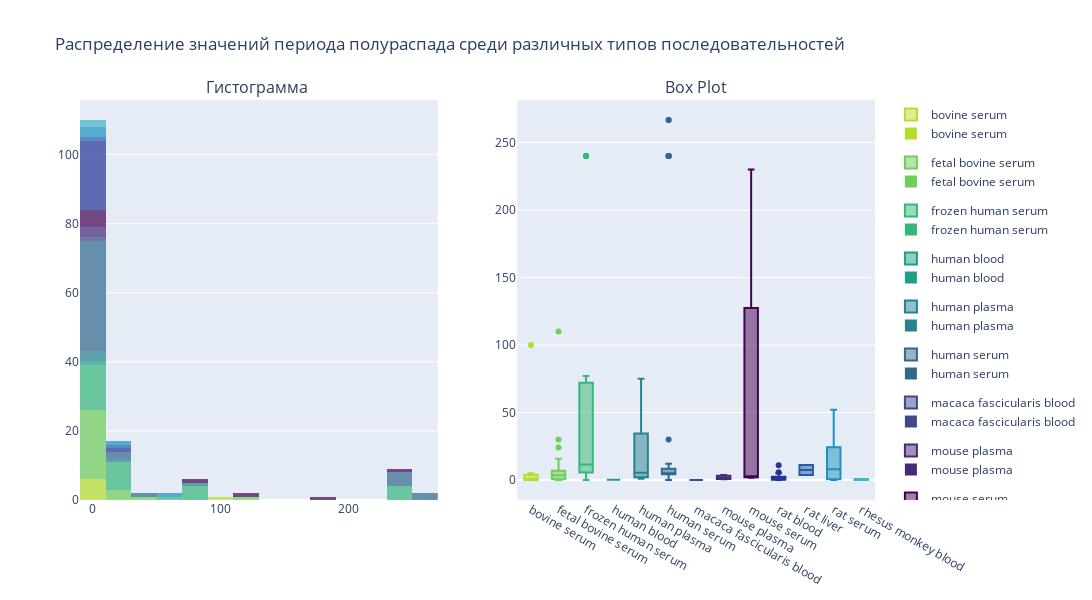

Notebook cell for this chart:
### Code cell
# Создание подграфиков
fig = make_subplots(rows=1, cols=2, subplot_titles=("Гистограмма ", "Box Plot"), column_widths=[0.5, 0.5])

# Добавление гистограммы
hist_fig = px.histogram(df, x = "Stability t1/2, h", color = 'Environment',
         color_discrete_sequence = colors, category_orders={"Environment": sorted(df['Environment'].unique())},
         opacity = 0.7)


for trace in hist_fig['data']:
    fig.add_trace(trace, row=1, col=1)

# Добавление box диаграммы
counts_dict = df.groupby('Environment').size().to_dict()  # Получаем количество значений для каждой категории в словарь
box_fig = px.box(df, y="Stability t1/2, h", x="Environment", color="Environment",
        color_discrete_sequence=colors, category_orders={"Environment": sorted(df['Environment'].unique())},
        hover_data={'Environment': True})  

# Настраиваем hovertemplate для отображения количества значений
for trace in box_fig['data']:
    trace.hovertemplate = 'Environment: %{x}<br>Count: %{hovertext}<extra></extra>'
    trace.hovertext = [counts_dict[cat] for cat in trace.x]  # Назначаем количество значений для каждого следа
    fig.add_trace(trace, row=1, col=2)  # Добавляем каждый след на график

# Настройка макета
fig.update_layout(barmode='stack', showlegend=True, title_text="Распределение значений периода полураспада среди различных типов последовательностей", height=600,  width=1200) 

fig.show()

### Figure 1 — Plotly figure (JSON) as saved in the notebook; plotly's stock layout.template omitted (floating-point values rounded to 4 significant figures)
{"data": [{"alignmentgroup": "True", "bingroup": "x", "hovertemplate": "Environment=bovine serum<br>Stability t1/2, h=%{x}<br>count=%{y}<extra></extra>", "legendgroup": "bovine serum", "marker": {"color": "#b5de2b", "opacity": 0.7, "pattern": {"shape": ""}}, "name": "bovine serum", "offsetgroup": "bovine serum", "orientation": "v", "showlegend": true, "type": "histogram", "x": [0.74, 0.016, 100, 5, 0.12, 0.05, 0.05], "xaxis": "x", "yaxis": "y"}, {"alignmentgroup": "True", "bingroup": "x", "hovertemplate": "Environment=fetal bovine serum<br>Stability t1/2, h=%{x}<br>count=%{y}<extra></extra>", "legendgroup": "fetal bovine serum", "marker": {"color": "#6ece58", "opacity": 0.7, "pattern": {"shape": ""}}, "name": "fetal bovine serum", "offsetgroup": "fetal bovine serum", "orientation": "v", "showlegend": true, "type": "histogram", "x": [6, 0.5, 24, 4.8, 9.4, 0.8, 0.6, 4, 5.9, 2.8, 2.7, 5.1, 3.5, 3.4, 2, 0.5, 30, 110, 10, 5, 0.08, 0.08, 0.08, 0.08, 15.73], "xaxis": "x", "yaxis": "y"}, {"alignmentgroup": "True", "bingroup": "x", "hovertemplate": "Environment=frozen human serum<br>Stability t1/2, h=%{x}<br>count=%{y}<extra></extra>", "legendgroup": "frozen human serum", "marker": {"color": "#35b779", "opacity": 0.7, "pattern": {"shape": ""}}, "name": "frozen human serum", "offsetgroup": "frozen human serum", "orientation": "v", "showlegend": true, "type": "histogram", "x": [72, 72, 50, 5.5, 77, 8.5, 0.042, 0.67, 2.8, 16, 6, 9.9, 11, 240, 240, 240, 240, 8, 6, 2, 75, 21, 1.5, 10, 4, 5, 17, 15, 15, 12], "xaxis": "x", "yaxis": "y"}, {"alignmentgroup": "True", "bingroup": "x", "hovertemplate": "Environment=human blood<br>Stability t1/2, h=%{x}<br>count=%{y}<extra></extra>", "legendgroup": "human blood", "marker": {"color": "#1f9e89", "opacity": 0.7, "pattern": {"shape": ""}}, "name": "human blood", "offsetgroup": "human blood", "orientation": "v", "showlegend": true, "type": "histogram", "x": [0.18], "xaxis": "x", "yaxis": "y"}, {"alignmentgroup": "True", "bingroup": "x", "hovertemplate": "Environment=human plasma<br>Stability t1/2, h=%{x}<br>count=%{y}<extra></extra>", "legendgroup": "human plasma", "marker": {"color": "#26828e", "opacity": 0.7, "pattern": {"shape": ""}}, "name": "human plasma", "offsetgroup": "human plasma", "orientation": "v", "showlegend": true, "type": "histogram", "x": [75, 21, 1.01, 5.32, 2.37], "xaxis": "x", "yaxis": "y"}, {"alignmentgroup": "True", "bingroup": "x", "hovertemplate": "Environment=human serum<br>Stability t1/2, h=%{x}<br>count=%{y}<extra></extra>", "legendgroup": "human serum", "marker": {"color": "#31688e", "opacity": 0.7, "pattern": {"shape": ""}}, "name": "human serum", "offsetgroup": "human serum", "orientation": "v", "showlegend": true, "type": "histogram", "x": [0.002, 0.002, 0.002, 2, 0.25, 0.002, 4.33, 4.17, 5.33, 4.17, 6.67, 4.17, 6.33, 5, 5, 5, 4.17, 4.17, 4.67, 8.33, 5.83, 8.33, 8.33, 8.33, 5, 8.33, 5, 5, 266.7, 266.7, 8.2, 4.9, 12, 10, 240, 240, 240, 240, 3.8, 0.33, 30], "xaxis": "x", "yaxis": "y"}, {"alignmentgroup": "True", "bingroup": "x", "hovertemplate": "Environment=macaca fascicularis blood<br>Stability t1/2, h=%{x}<br>count=%{y}<extra></extra>", "legendgroup": "macaca fascicularis blood", "marker": {"color": "#3e4989", "opacity": 0.7, "pattern": {"shape": ""}}, "name": "macaca fascicularis blood", "offsetgroup": "macaca fascicularis blood", "orientation": "v", "showlegend": true, "type": "histogram", "x": [0.03], "xaxis": "x", "yaxis": "y"}, {"alignmentgroup": "True", "bingroup": "x", "hovertemplate": "Environment=mouse plasma<br>Stability t1/2, h=%{x}<br>count=%{y}<extra></extra>", "legendgroup": "mouse plasma", "marker": {"color": "#482878", "opacity": 0.7, "pattern": {"shape": ""}}, "name": "mouse plasma", "offsetgroup": "mouse plasma", "orientation": "v", "showlegend": true, "type": "histogram", "x": [0.64, 3.78, 1.05], "xaxis": "x", "yaxis": "y"}, {"alignmentgroup": "True", "bingroup": "x", "hovertemplate": "Environment=mouse serum<br>Stability t1/2, h=%{x}<br>count=%{y}<extra></extra>", "legendgroup": "mouse serum", "marker": {"color": "#440154", "opacity": 0.7, "pattern": {"shape": ""}}, "name": "mouse serum", "offsetgroup": "mouse serum", "orientation": "v", "showlegend": true, "type": "histogram", "x": [1.8, 1.6, 2.5, 2.2, 180, 110, 230, 75, 2.5], "xaxis": "x", "yaxis": "y"}, {"alignmentgroup": "True", "bingroup": "x", "hovertemplate": "Environment=rat blood<br>Stability t1/2, h=%{x}<br>count=%{y}<extra></extra>", "legendgroup": "rat blood", "marker": {"color": "#253494", "opacity": 0.7, "pattern": {"shape": ""}}, "name": "rat blood", "offsetgroup": "rat blood", "orientation": "v", "showlegend": true, "type": "histogram", "x": [1.89, 5.09, 4.23, 11, 5.8, 0.08, 0.1, 0.53, 0.97, 0.165, 0.178, 0.86, 1.17, 3.8, 0.05, 0.285, 0.12, 0.375, 0.2, 0.253, 0.54], "xaxis": "x", "yaxis": "y"}, {"alignmentgroup": "True", "bingroup": "x", "hovertemplate": "Environment=rat liver<br>Stability t1/2, h=%{x}<br>count=%{y}<extra></extra>", "legendgroup": "rat liver", "marker": {"color": "#225ea8", "opacity": 0.7, "pattern": {"shape": ""}}, "name": "rat liver", "offsetgroup": "rat liver", "orientation": "v", "showlegend": true, "type": "histogram", "x": [11.03, 3.79], "xaxis": "x", "yaxis": "y"}, {"alignmentgroup": "True", "bingroup": "x", "hovertemplate": "Environment=rat serum<br>Stability t1/2, h=%{x}<br>count=%{y}<extra></extra>", "legendgroup": "rat serum", "marker": {"color": "#1d91c0", "opacity": 0.7, "pattern": {"shape": ""}}, "name": "rat serum", "offsetgroup": "rat serum", "orientation": "v", "showlegend": true, "type": "histogram", "x": [0.6, 8, 0.08, 15, 52], "xaxis": "x", "yaxis": "y"}, {"alignmentgroup": "True", "bingroup": "x", "hovertemplate": "Environment=rhesus monkey blood<br>Stability t1/2, h=%{x}<br>count=%{y}<extra></extra>", "legendgroup": "rhesus monkey blood", "marker": {"color": "#41b6c4", "opacity": 0.7, "pattern": {"shape": ""}}, "name": "rhesus monkey blood", "offsetgroup": "rhesus monkey blood", "orientation": "v", "showlegend": true, "type": "histogram", "x": [0.08, 0.8], "xaxis": "x", "yaxis": "y"}, {"alignmentgroup": "True", "hovertemplate": "Environment: %{x}<br>Count: %{hovertext}<extra></extra>", "hovertext": ["7", "7", "7", "7", "7", "7", "7"], "legendgroup": "bovine serum", "marker": {"color": "#b5de2b"}, "name": "bovine serum", "notched": false, "offsetgroup": "bovine serum", "orientation": "v", "showlegend": true, "type": "box", "x": ["bovine serum", "bovine serum", "bovine serum", "bovine serum", "bovine serum", "bovine serum", "bovine serum"], "x0": " ", "xaxis": "x2", "y": [0.74, 0.016, 100, 5, 0.12, 0.05, 0.05], "y0": " ", "yaxis": "y2"}, {"alignmentgroup": "True", "hovertemplate": "Environment: %{x}<br>Count: %{hovertext}<extra></extra>", "hovertext": ["25", "25", "25", "25", "25", "25", "25", "25", "25", "25", "25", "25", "25", "25", "25", "25", "25", "25", "25", "25", "25", "25", "25", "25", "25"], "legendgroup": "fetal bovine serum", "marker": {"color": "#6ece58"}, "name": "fetal bovine serum", "notched": false, "offsetgroup": "fetal bovine serum", "orientation": "v", "showlegend": true, "type": "box", "x": ["fetal bovine serum", "fetal bovine serum", "fetal bovine serum", "fetal bovine serum", "fetal bovine serum", "fetal bovine serum", "fetal bovine serum", "fetal bovine serum", "fetal bovine serum", "fetal bovine serum", "fetal bovine serum", "fetal bovine serum", "fetal bovine serum", "fetal bovine serum", "fetal bovine serum", "fetal bovine serum", "fetal bovine serum", "fetal bovine serum", "fetal bovine serum", "fetal bovine serum", "fetal bovine serum", "fetal bovine serum", "fetal bovine serum", "fetal bovine serum", "fetal bovine serum"], "x0": " ", "xaxis": "x2", "y": [6, 0.5, 24, 4.8, 9.4, 0.8, 0.6, 4, 5.9, 2.8, 2.7, 5.1, 3.5, 3.4, 2, 0.5, 30, 110, 10, 5, 0.08, 0.08, 0.08, 0.08, 15.73], "y0": " ", "yaxis": "y2"}, {"alignmentgroup": "True", "hovertemplate": "Environment: %{x}<br>Count: %{hovertext}<extra></extra>", "hovertext": ["30", "30", "30", "30", "30", "30", "30", "30", "30", "30", "30", "30", "30", "30", "30", "30", "30", "30", "30", "30", "30", "30", "30", "30", "30", "30", "30", "30", "30", "30"], "legendgroup": "frozen human serum", "marker": {"color": "#35b779"}, "name": "frozen human serum", "notched": false, "offsetgroup": "frozen human serum", "orientation": "v", "showlegend": true, "type": "box", "x": ["frozen human serum", "frozen human serum", "frozen human serum", "frozen human serum", "frozen human serum", "frozen human serum", "frozen human serum", "frozen human serum", "frozen human serum", "frozen human serum", "frozen human serum", "frozen human serum", "frozen human serum", "frozen human serum", "frozen human serum", "frozen human serum", "frozen human serum", "frozen human serum", "frozen human serum", "frozen human serum", "frozen human serum", "frozen human serum", "frozen human serum", "frozen human serum", "frozen human serum", "frozen human serum", "frozen human serum", "frozen human serum", "frozen human serum", "frozen human serum"], "x0": " ", "xaxis": "x2", "y": [72, 72, 50, 5.5, 77, 8.5, 0.042, 0.67, 2.8, 16, 6, 9.9, 11, 240, 240, 240, 240, 8, 6, 2, 75, 21, 1.5, 10, 4, 5, 17, 15, 15, 12], "y0": " ", "yaxis": "y2"}, {"alignmentgroup": "True", "hovertemplate": "Environment: %{x}<br>Count: %{hovertext}<extra></extra>", "hovertext": ["1"], "legendgroup": "human blood", "marker": {"color": "#1f9e89"}, "name": "human blood", "notched": false, "offsetgroup": "human blood", "orientation": "v", "showlegend": true, "type": "box", "x": ["human blood"], "x0": " ", "xaxis": "x2", "y": [0.18], "y0": " ", "yaxis": "y2"}, {"alignmentgroup": "True", "hovertemplate": "Environment: %{x}<br>Count: %{hovertext}<extra></extra>", "hovertext": ["5", "5", "5", "5", "5"], "legendgroup": "human plasma", "marker": {"color": "#26828e"}, "name": "human plasma", "notched": false, "offsetgroup": "human plasma", "orientation": "v", "showlegend": true, "type": "box", "x": ["human plasma", "human plasma", "human plasma", "human plasma", "human plasma"], "x0": " ", "xaxis": "x2", "y": [75, 21, 1.01, 5.32, 2.37], "y0": " ", "yaxis": "y2"}, {"alignmentgroup": "True", "hovertemplate": "Environment: %{x}<br>Count: %{hovertext}<extra></extra>", "hovertext": ["41", "41", "41", "41", "41", "41", "41", "41", "41", "41", "41", "41", "41", "41", "41", "41", "41", "41", "41", "41", "41", "41", "41", "41", "41", "41", "41", "41", "41", "41", "41", "41", "41", "41", "41", "41", "41", "41", "41", "41", "41"], "legendgroup": "human serum", "marker": {"color": "#31688e"}, "name": "human serum", "notched": false, "offsetgroup": "human serum", "orientation": "v", "showlegend": true, "type": "box", "x": ["human serum", "human serum", "human serum", "human serum", "human serum", "human serum", "human serum", "human serum", "human serum", "human serum", "human serum", "human serum", "human serum", "human serum", "human serum", "human serum", "human serum", "human serum", "human serum", "human serum", "human serum", "human serum", "human serum", "human serum", "human serum", "human serum", "human serum", "human serum", "human serum", "human serum", "human serum", "human serum", "human serum", "human serum", "human serum", "human serum", "human serum", "human serum", "human serum", "human serum", "human serum"], "x0": " ", "xaxis": "x2", "y": [0.002, 0.002, 0.002, 2, 0.25, 0.002, 4.33, 4.17, 5.33, 4.17, 6.67, 4.17, 6.33, 5, 5, 5, 4.17, 4.17, 4.67, 8.33, 5.83, 8.33, 8.33, 8.33, 5, 8.33, 5, 5, 266.7, 266.7, 8.2, 4.9, 12, 10, 240, 240, 240, 240, 3.8, 0.33, 30], "y0": " ", "yaxis": "y2"}, {"alignmentgroup": "True", "hovertemplate": "Environment: %{x}<br>Count: %{hovertext}<extra></extra>", "hovertext": ["1"], "legendgroup": "macaca fascicularis blood", "marker": {"color": "#3e4989"}, "name": "macaca fascicularis blood", "notched": false, "offsetgroup": "macaca fascicularis blood", "orientation": "v", "showlegend": true, "type": "box", "x": ["macaca fascicularis blood"], "x0": " ", "xaxis": "x2", "y": [0.03], "y0": " ", "yaxis": "y2"}, {"alignmentgroup": "True", "hovertemplate": "Environment: %{x}<br>Count: %{hovertext}<extra></extra>", "hovertext": ["3", "3", "3"], "legendgroup": "mouse plasma", "marker": {"color": "#482878"}, "name": "mouse plasma", "notched": false, "offsetgroup": "mouse plasma", "orientation": "v", "showlegend": true, "type": "box", "x": ["mouse plasma", "mouse plasma", "mouse plasma"], "x0": " ", "xaxis": "x2", "y": [0.64, 3.78, 1.05], "y0": " ", "yaxis": "y2"}, {"alignmentgroup": "True", "hovertemplate": "Environment: %{x}<br>Count: %{hovertext}<extra></extra>", "hovertext": ["9", "9", "9", "9", "9", "9", "9", "9", "9"], "legendgroup": "mouse serum", "marker": {"color": "#440154"}, "name": "mouse serum", "notched": false, "offsetgroup": "mouse serum", "orientation": "v", "showlegend": true, "type": "box", "x": ["mouse serum", "mouse serum", "mouse serum", "mouse serum", "mouse serum", "mouse serum", "mouse serum", "mouse serum", "mouse serum"], "x0": " ", "xaxis": "x2", "y": [1.8, 1.6, 2.5, 2.2, 180, 110, 230, 75, 2.5], "y0": " ", "yaxis": "y2"}, {"alignmentgroup": "True", "hovertemplate": "Environment: %{x}<br>Count: %{hovertext}<extra></extra>", "hovertext": ["21", "21", "21", "21", "21", "21", "21", "21", "21", "21", "21", "21", "21", "21", "21", "21", "21", "21", "21", "21", "21"], "legendgroup": "rat blood", "marker": {"color": "#253494"}, "name": "rat blood", "notched": false, "offsetgroup": "rat blood", "orientation": "v", "showlegend": true, "type": "box", "x": ["rat blood", "rat blood", "rat blood", "rat blood", "rat blood", "rat blood", "rat blood", "rat blood", "rat blood", "rat blood", "rat blood", "rat blood", "rat blood", "rat blood", "rat blood", "rat blood", "rat blood", "rat blood", "rat blood", "rat blood", "rat blood"], "x0": " ", "xaxis": "x2", "y": [1.89, 5.09, 4.23, 11, 5.8, 0.08, 0.1, 0.53, 0.97, 0.165, 0.178, 0.86, 1.17, 3.8, 0.05, 0.285, 0.12, 0.375, 0.2, 0.253, 0.54], "y0": " ", "yaxis": "y2"}, {"alignmentgroup": "True", "hovertemplate": "Environment: %{x}<br>Count: %{hovertext}<extra></extra>", "hovertext": ["2", "2"], "legendgroup": "rat liver", "marker": {"color": "#225ea8"}, "name": "rat liver", "notched": false, "offsetgroup": "rat liver", "orientation": "v", "showlegend": true, "type": "box", "x": ["rat liver", "rat liver"], "x0": " ", "xaxis": "x2", "y": [11.03, 3.79], "y0": " ", "yaxis": "y2"}, {"alignmentgroup": "True", "hovertemplate": "Environment: %{x}<br>Count: %{hovertext}<extra></extra>", "hovertext": ["5", "5", "5", "5", "5"], "legendgroup": "rat serum", "marker": {"color": "#1d91c0"}, "name": "rat serum", "notched": false, "offsetgroup": "rat serum", "orientation": "v", "showlegend": true, "type": "box", "x": ["rat serum", "rat serum", "rat serum", "rat serum", "rat serum"], "x0": " ", "xaxis": "x2", "y": [0.6, 8, 0.08, 15, 52], "y0": " ", "yaxis": "y2"}, {"alignmentgroup": "True", "hovertemplate": "Environment: %{x}<br>Count: %{hovertext}<extra></extra>", "hovertext": ["2", "2"], "legendgroup": "rhesus monkey blood", "marker": {"color": "#41b6c4"}, "name": "rhesus monkey blood", "notched": false, "offsetgroup": "rhesus monkey blood", "orientation": "v", "showlegend": true, "type": "box", "x": ["rhesus monkey blood", "rhesus monkey blood"], "x0": " ", "xaxis": "x2", "y": [0.08, 0.8], "y0": " ", "yaxis": "y2"}], "layout": {"annotations": [{"font": {"size": 16}, "showarrow": false, "text": "Гистограмма ", "x": 0.225, "xanchor": "center", "xref": "paper", "y": 1, "yanchor": "bottom", "yref": "paper"}, {"font": {"size": 16}, "showarrow": false, "text": "Box Plot", "x": 0.775, "xanchor": "center", "xref": "paper", "y": 1, "yanchor": "bottom", "yref": "paper"}], "barmode": "stack", "height": 600, "showlegend": true, "title": {"text": "Распределение значений периода полураспада среди различных типов последовательностей"}, "width": 1200, "xaxis": {"anchor": "y", "domain": [0, 0.45]}, "xaxis2": {"anchor": "y2", "domain": [0.55, 1]}, "yaxis": {"anchor": "x", "domain": [0, 1]}, "yaxis2": {"anchor": "x2", "domain": [0, 1]}}}
